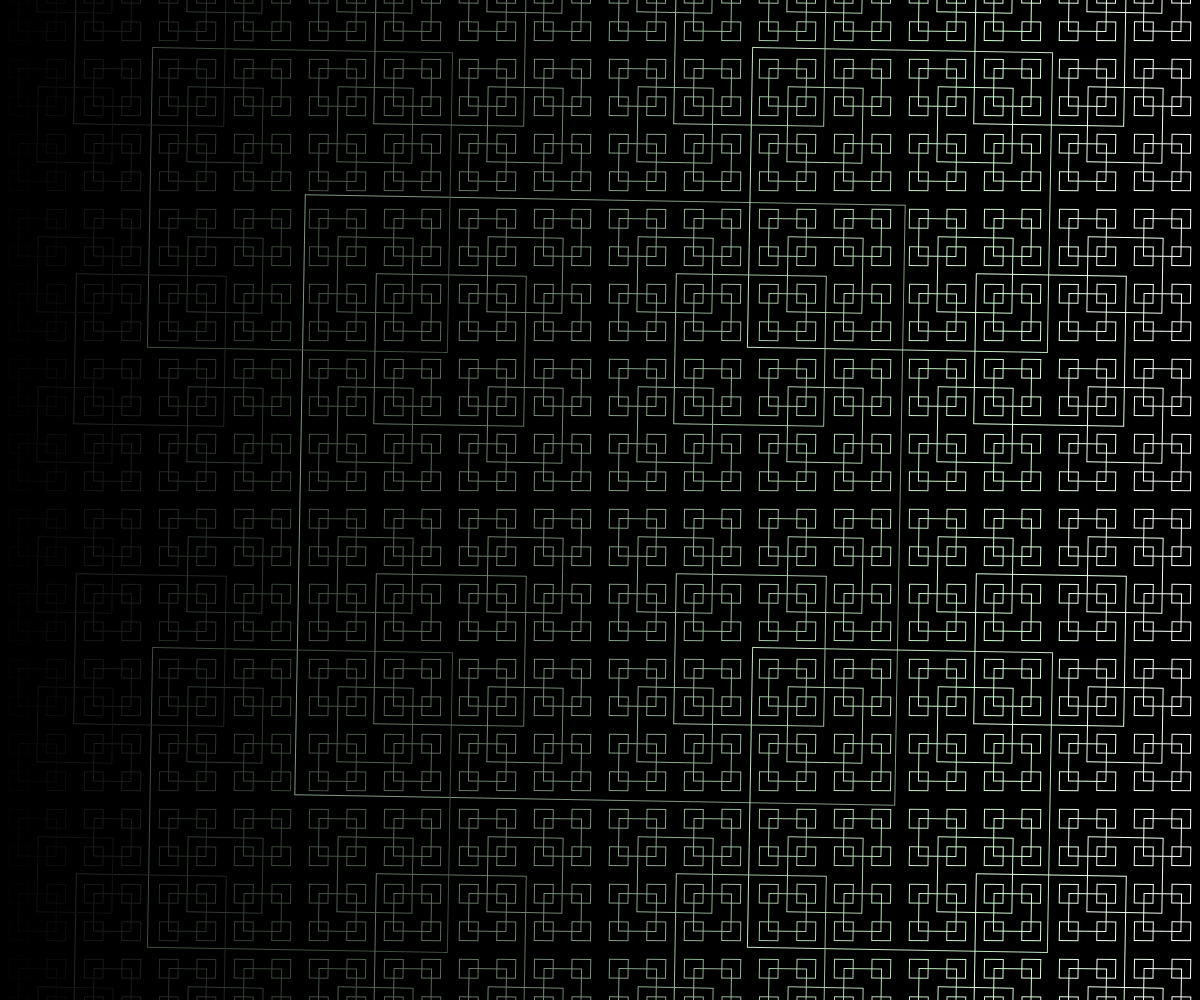
Frame 1 (no input)
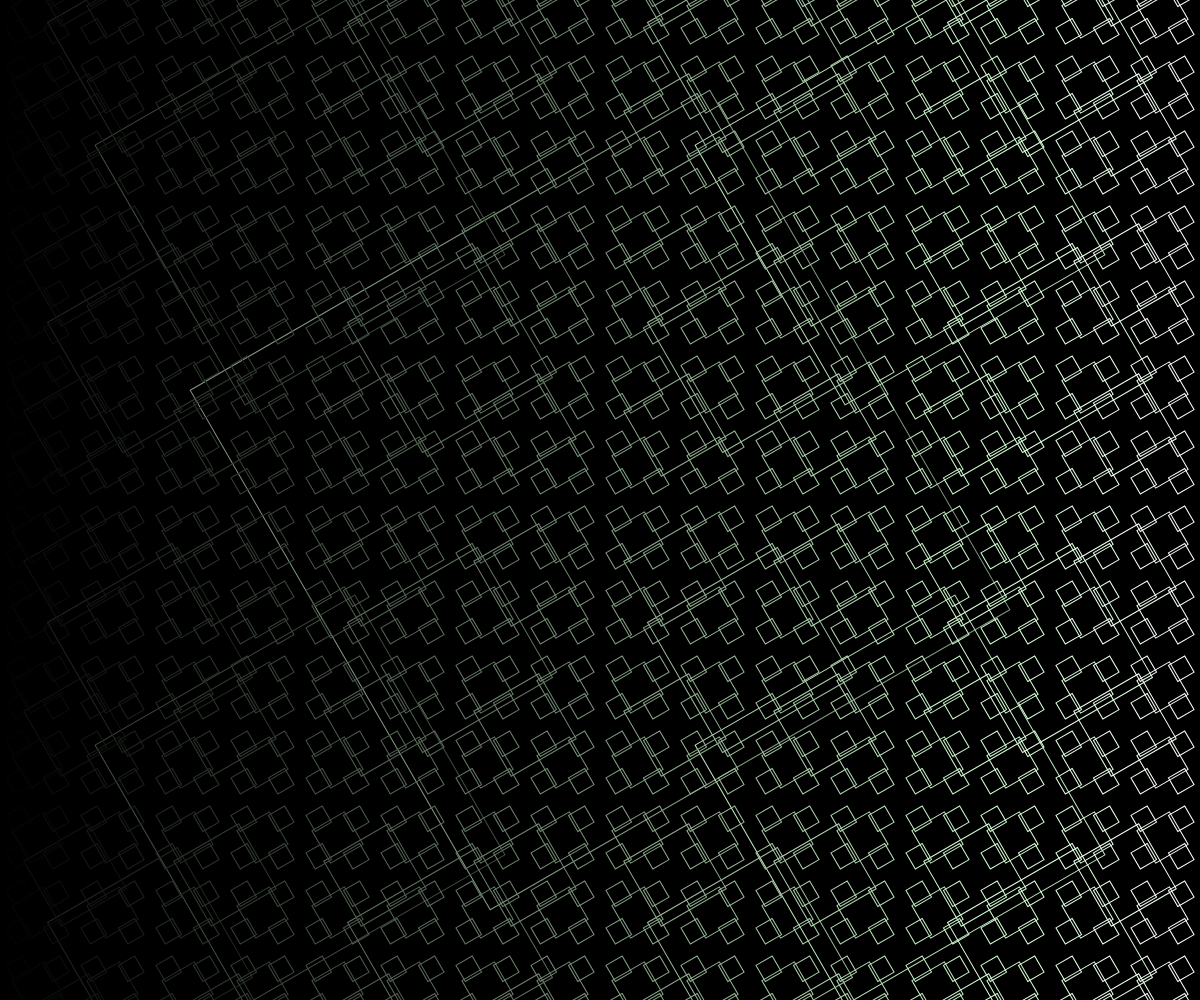
Frame 60 (no input)
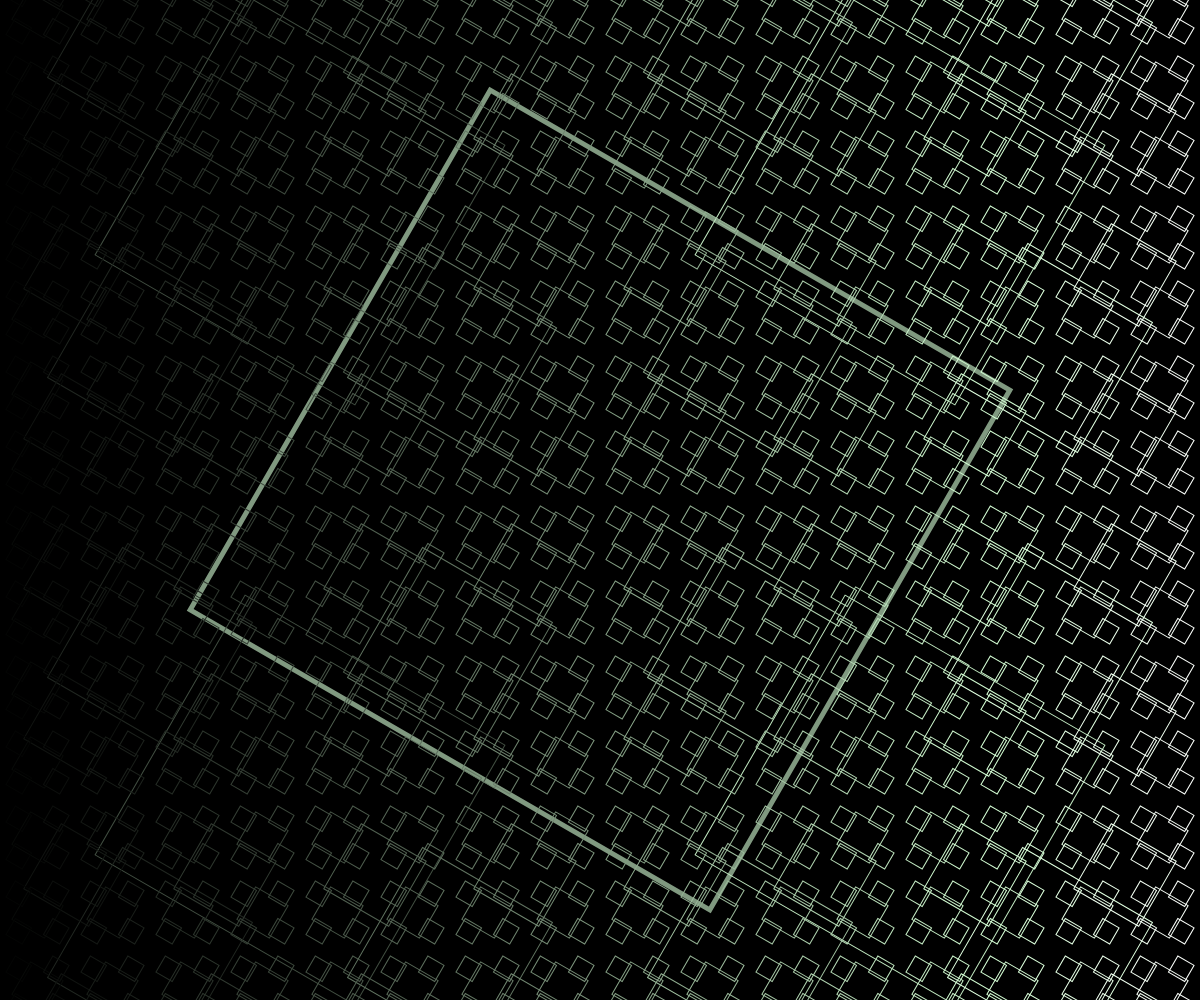
Frame 120 (the mouse pressed at the canvas centre since frame 60)

The p5.js sketch that drew these frames (run headless with seeded random() and noise() and a simulated clock; from frame 60 on, the mouse is pressed at the canvas centre):

// p5.js sketch
// ── sketch.js
// Project Title
// Your Name
// Date
//
// Extra for Experts:
// - describe what you did to take this project "above and beyond"


function setup() {
  createCanvas(windowWidth, windowHeight);
}

// function centerCircle(x, y, d){
//   if(d > 10){
//     circle(x,y,d);
//     centerCircle(x,y,d * 0.9);
//   }
// }

function circleFractal(x, y, d){
  if(d > 10){
    circle(x,y,d);
    circleFractal(x - d/2, y, d/2);
    circleFractal(x + d/2, y, d/2);
    circleFractal(x, y + d/2, d/2);
    circleFractal(x, y - d/2, d/2);
  }
} 

function setFill(x,y,s){
  if(dist(mouseX, mouseY, x,y) < s/2){
    strokeWeight(5);
  }
  else strokeWeight(1);
}

function luckySquare(x,y,s){
  if(s > 10){
    push()
    let r = map(x, 0, width, 0, 255);
    let g = map(x, 0, height, 0, 255);
    let b = map(x, 0, width, 0, 255);
    stroke(r,g,b);
    translate(x,y);
    rotate(radians(frameCount));
    setFill(x,y,s);
    square(0,0,s);
    pop();
    luckySquare(x-s/2, y-s/2, s*0.5);
    luckySquare(x-s/2, y+s/2, s*0.5);
    luckySquare(x+s/2, y-s/2, s*0.5);
    luckySquare(x+s/2, y+s/2, s*0.5);

  }
}

function draw() {
  rectMode(CENTER);
  noFill();
  background(0);
  stroke(255);
  // circleFractal(width/2, height/2, width);
  luckySquare(width/2, height/2, width/2);
}
